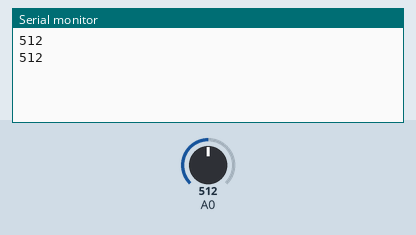
A sketch run on a simulated Arduino Uno, built with avr-gcc and run on an emulated ATmega328P. Parts: the last lines printed to the serial monitor. Inputs (shaded band) come from the test bench; at power-on: A0 = 512.

Above: at 1.7 s.
1.8 s: A0 set to 716
At 3.1 s:
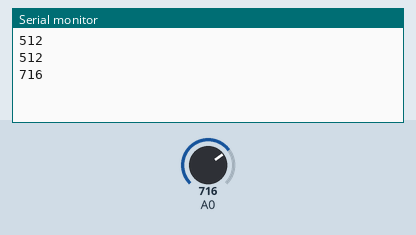
3.3 s: A0 set to 900
At 4.3 s:
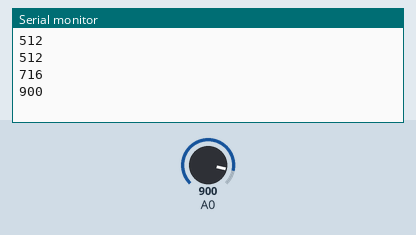
Timing chart, 0 to 6.3 s (numbered marks = the images above; inputs shaded):
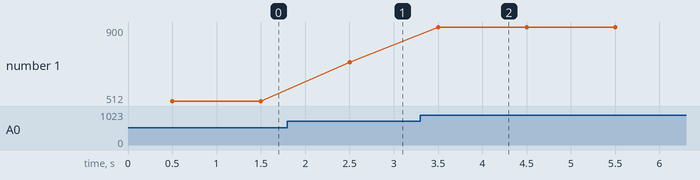

Measured:
- after the input at 1.8 s, the serial monitor: prints a new line after 0.70 s (image 1)
- after the input at 3.3 s, the serial monitor: prints a new line after 0.20 s (image 2)
- plotted number 1: 512 → 716 after the input at 1.8 s, 716 → 900 after the input at 3.3 s

The sketch:

FeuchtigkeitssensorTest.ino
```cpp
void setup() {
  pinMode(A0, INPUT);
  Serial.begin(9600);
  delay(500);
}

void loop() {
  int analogWert = analogRead(A0);
  Serial.println(analogWert);
  delay(1000);
}
```
